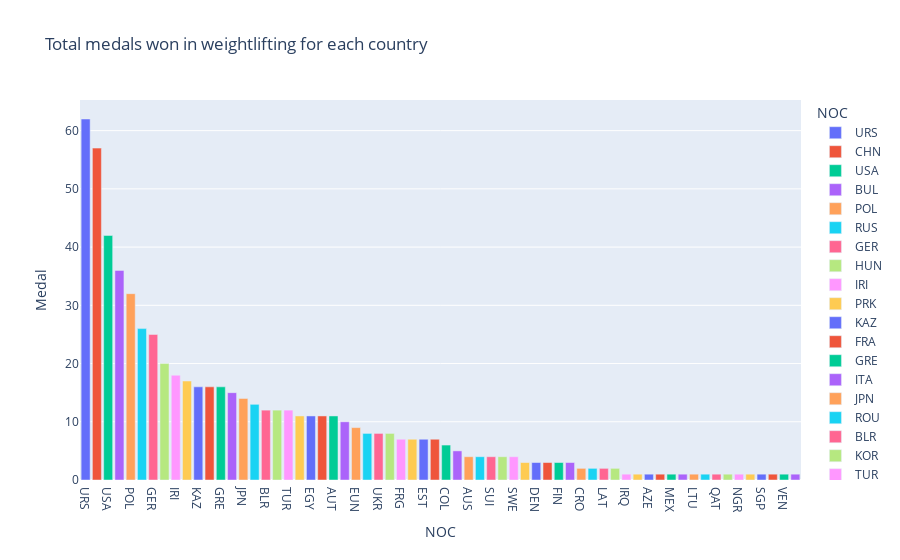

The notebook cell this image was saved under:
### Code cell
# Välj 2-4 sporter, medaljfördelning mellan länder i sporterna
# Sporter = Weightlifting, Archery, Gymnastics

weightlifting = (df["Sport"] == "Weightlifting") & (df["Medal"].notna())
df[weightlifting].head()                            # går också att få samma output med df.loc[weightlifting]

medals_in_weightlifting = df[weightlifting].groupby("NOC")[["Medal"]].count().sort_values(by="Medal",ascending=False).reset_index()

fig = px.bar(medals_in_weightlifting, 
            x= "NOC",
            y = "Medal",
            color="NOC",
            title= "Total medals won in weightlifting for each country")

fig.show()

### Figure 1 — Plotly figure (JSON) as saved in the notebook; plotly's stock layout.template omitted (floating-point values rounded to 4 significant figures)
{"data": [{"alignmentgroup": "True", "hovertemplate": "NOC=%{x}<br>Medal=%{y}<extra></extra>", "legendgroup": "URS", "marker": {"color": "#636efa", "pattern": {"shape": ""}}, "name": "URS", "offsetgroup": "URS", "orientation": "v", "showlegend": true, "textposition": "auto", "type": "bar", "x": ["URS"], "xaxis": "x", "y": [62], "yaxis": "y"}, {"alignmentgroup": "True", "hovertemplate": "NOC=%{x}<br>Medal=%{y}<extra></extra>", "legendgroup": "CHN", "marker": {"color": "#EF553B", "pattern": {"shape": ""}}, "name": "CHN", "offsetgroup": "CHN", "orientation": "v", "showlegend": true, "textposition": "auto", "type": "bar", "x": ["CHN"], "xaxis": "x", "y": [57], "yaxis": "y"}, {"alignmentgroup": "True", "hovertemplate": "NOC=%{x}<br>Medal=%{y}<extra></extra>", "legendgroup": "USA", "marker": {"color": "#00cc96", "pattern": {"shape": ""}}, "name": "USA", "offsetgroup": "USA", "orientation": "v", "showlegend": true, "textposition": "auto", "type": "bar", "x": ["USA"], "xaxis": "x", "y": [42], "yaxis": "y"}, {"alignmentgroup": "True", "hovertemplate": "NOC=%{x}<br>Medal=%{y}<extra></extra>", "legendgroup": "BUL", "marker": {"color": "#ab63fa", "pattern": {"shape": ""}}, "name": "BUL", "offsetgroup": "BUL", "orientation": "v", "showlegend": true, "textposition": "auto", "type": "bar", "x": ["BUL"], "xaxis": "x", "y": [36], "yaxis": "y"}, {"alignmentgroup": "True", "hovertemplate": "NOC=%{x}<br>Medal=%{y}<extra></extra>", "legendgroup": "POL", "marker": {"color": "#FFA15A", "pattern": {"shape": ""}}, "name": "POL", "offsetgroup": "POL", "orientation": "v", "showlegend": true, "textposition": "auto", "type": "bar", "x": ["POL"], "xaxis": "x", "y": [32], "yaxis": "y"}, {"alignmentgroup": "True", "hovertemplate": "NOC=%{x}<br>Medal=%{y}<extra></extra>", "legendgroup": "RUS", "marker": {"color": "#19d3f3", "pattern": {"shape": ""}}, "name": "RUS", "offsetgroup": "RUS", "orientation": "v", "showlegend": true, "textposition": "auto", "type": "bar", "x": ["RUS"], "xaxis": "x", "y": [26], "yaxis": "y"}, {"alignmentgroup": "True", "hovertemplate": "NOC=%{x}<br>Medal=%{y}<extra></extra>", "legendgroup": "GER", "marker": {"color": "#FF6692", "pattern": {"shape": ""}}, "name": "GER", "offsetgroup": "GER", "orientation": "v", "showlegend": true, "textposition": "auto", "type": "bar", "x": ["GER"], "xaxis": "x", "y": [25], "yaxis": "y"}, {"alignmentgroup": "True", "hovertemplate": "NOC=%{x}<br>Medal=%{y}<extra></extra>", "legendgroup": "HUN", "marker": {"color": "#B6E880", "pattern": {"shape": ""}}, "name": "HUN", "offsetgroup": "HUN", "orientation": "v", "showlegend": true, "textposition": "auto", "type": "bar", "x": ["HUN"], "xaxis": "x", "y": [20], "yaxis": "y"}, {"alignmentgroup": "True", "hovertemplate": "NOC=%{x}<br>Medal=%{y}<extra></extra>", "legendgroup": "IRI", "marker": {"color": "#FF97FF", "pattern": {"shape": ""}}, "name": "IRI", "offsetgroup": "IRI", "orientation": "v", "showlegend": true, "textposition": "auto", "type": "bar", "x": ["IRI"], "xaxis": "x", "y": [18], "yaxis": "y"}, {"alignmentgroup": "True", "hovertemplate": "NOC=%{x}<br>Medal=%{y}<extra></extra>", "legendgroup": "PRK", "marker": {"color": "#FECB52", "pattern": {"shape": ""}}, "name": "PRK", "offsetgroup": "PRK", "orientation": "v", "showlegend": true, "textposition": "auto", "type": "bar", "x": ["PRK"], "xaxis": "x", "y": [17], "yaxis": "y"}, {"alignmentgroup": "True", "hovertemplate": "NOC=%{x}<br>Medal=%{y}<extra></extra>", "legendgroup": "KAZ", "marker": {"color": "#636efa", "pattern": {"shape": ""}}, "name": "KAZ", "offsetgroup": "KAZ", "orientation": "v", "showlegend": true, "textposition": "auto", "type": "bar", "x": ["KAZ"], "xaxis": "x", "y": [16], "yaxis": "y"}, {"alignmentgroup": "True", "hovertemplate": "NOC=%{x}<br>Medal=%{y}<extra></extra>", "legendgroup": "FRA", "marker": {"color": "#EF553B", "pattern": {"shape": ""}}, "name": "FRA", "offsetgroup": "FRA", "orientation": "v", "showlegend": true, "textposition": "auto", "type": "bar", "x": ["FRA"], "xaxis": "x", "y": [16], "yaxis": "y"}, {"alignmentgroup": "True", "hovertemplate": "NOC=%{x}<br>Medal=%{y}<extra></extra>", "legendgroup": "GRE", "marker": {"color": "#00cc96", "pattern": {"shape": ""}}, "name": "GRE", "offsetgroup": "GRE", "orientation": "v", "showlegend": true, "textposition": "auto", "type": "bar", "x": ["GRE"], "xaxis": "x", "y": [16], "yaxis": "y"}, {"alignmentgroup": "True", "hovertemplate": "NOC=%{x}<br>Medal=%{y}<extra></extra>", "legendgroup": "ITA", "marker": {"color": "#ab63fa", "pattern": {"shape": ""}}, "name": "ITA", "offsetgroup": "ITA", "orientation": "v", "showlegend": true, "textposition": "auto", "type": "bar", "x": ["ITA"], "xaxis": "x", "y": [15], "yaxis": "y"}, {"alignmentgroup": "True", "hovertemplate": "NOC=%{x}<br>Medal=%{y}<extra></extra>", "legendgroup": "JPN", "marker": {"color": "#FFA15A", "pattern": {"shape": ""}}, "name": "JPN", "offsetgroup": "JPN", "orientation": "v", "showlegend": true, "textposition": "auto", "type": "bar", "x": ["JPN"], "xaxis": "x", "y": [14], "yaxis": "y"}, {"alignmentgroup": "True", "hovertemplate": "NOC=%{x}<br>Medal=%{y}<extra></extra>", "legendgroup": "ROU", "marker": {"color": "#19d3f3", "pattern": {"shape": ""}}, "name": "ROU", "offsetgroup": "ROU", "orientation": "v", "showlegend": true, "textposition": "auto", "type": "bar", "x": ["ROU"], "xaxis": "x", "y": [13], "yaxis": "y"}, {"alignmentgroup": "True", "hovertemplate": "NOC=%{x}<br>Medal=%{y}<extra></extra>", "legendgroup": "BLR", "marker": {"color": "#FF6692", "pattern": {"shape": ""}}, "name": "BLR", "offsetgroup": "BLR", "orientation": "v", "showlegend": true, "textposition": "auto", "type": "bar", "x": ["BLR"], "xaxis": "x", "y": [12], "yaxis": "y"}, {"alignmentgroup": "True", "hovertemplate": "NOC=%{x}<br>Medal=%{y}<extra></extra>", "legendgroup": "KOR", "marker": {"color": "#B6E880", "pattern": {"shape": ""}}, "name": "KOR", "offsetgroup": "KOR", "orientation": "v", "showlegend": true, "textposition": "auto", "type": "bar", "x": ["KOR"], "xaxis": "x", "y": [12], "yaxis": "y"}, {"alignmentgroup": "True", "hovertemplate": "NOC=%{x}<br>Medal=%{y}<extra></extra>", "legendgroup": "TUR", "marker": {"color": "#FF97FF", "pattern": {"shape": ""}}, "name": "TUR", "offsetgroup": "TUR", "orientation": "v", "showlegend": true, "textposition": "auto", "type": "bar", "x": ["TUR"], "xaxis": "x", "y": [12], "yaxis": "y"}, {"alignmentgroup": "True", "hovertemplate": "NOC=%{x}<br>Medal=%{y}<extra></extra>", "legendgroup": "GDR", "marker": {"color": "#FECB52", "pattern": {"shape": ""}}, "name": "GDR", "offsetgroup": "GDR", "orientation": "v", "showlegend": true, "textposition": "auto", "type": "bar", "x": ["GDR"], "xaxis": "x", "y": [11], "yaxis": "y"}, {"alignmentgroup": "True", "hovertemplate": "NOC=%{x}<br>Medal=%{y}<extra></extra>", "legendgroup": "EGY", "marker": {"color": "#636efa", "pattern": {"shape": ""}}, "name": "EGY", "offsetgroup": "EGY", "orientation": "v", "showlegend": true, "textposition": "auto", "type": "bar", "x": ["EGY"], "xaxis": "x", "y": [11], "yaxis": "y"}, {"alignmentgroup": "True", "hovertemplate": "NOC=%{x}<br>Medal=%{y}<extra></extra>", "legendgroup": "THA", "marker": {"color": "#EF553B", "pattern": {"shape": ""}}, "name": "THA", "offsetgroup": "THA", "orientation": "v", "showlegend": true, "textposition": "auto", "type": "bar", "x": ["THA"], "xaxis": "x", "y": [11], "yaxis": "y"}, {"alignmentgroup": "True", "hovertemplate": "NOC=%{x}<br>Medal=%{y}<extra></extra>", "legendgroup": "AUT", "marker": {"color": "#00cc96", "pattern": {"shape": ""}}, "name": "AUT", "offsetgroup": "AUT", "orientation": "v", "showlegend": true, "textposition": "auto", "type": "bar", "x": ["AUT"], "xaxis": "x", "y": [11], "yaxis": "y"}, {"alignmentgroup": "True", "hovertemplate": "NOC=%{x}<br>Medal=%{y}<extra></extra>", "legendgroup": "INA", "marker": {"color": "#ab63fa", "pattern": {"shape": ""}}, "name": "INA", "offsetgroup": "INA", "orientation": "v", "showlegend": true, "textposition": "auto", "type": "bar", "x": ["INA"], "xaxis": "x", "y": [10], "yaxis": "y"}, {"alignmentgroup": "True", "hovertemplate": "NOC=%{x}<br>Medal=%{y}<extra></extra>", "legendgroup": "EUN", "marker": {"color": "#FFA15A", "pattern": {"shape": ""}}, "name": "EUN", "offsetgroup": "EUN", "orientation": "v", "showlegend": true, "textposition": "auto", "type": "bar", "x": ["EUN"], "xaxis": "x", "y": [9], "yaxis": "y"}, {"alignmentgroup": "True", "hovertemplate": "NOC=%{x}<br>Medal=%{y}<extra></extra>", "legendgroup": "TPE", "marker": {"color": "#19d3f3", "pattern": {"shape": ""}}, "name": "TPE", "offsetgroup": "TPE", "orientation": "v", "showlegend": true, "textposition": "auto", "type": "bar", "x": ["TPE"], "xaxis": "x", "y": [8], "yaxis": "y"}, {"alignmentgroup": "True", "hovertemplate": "NOC=%{x}<br>Medal=%{y}<extra></extra>", "legendgroup": "UKR", "marker": {"color": "#FF6692", "pattern": {"shape": ""}}, "name": "UKR", "offsetgroup": "UKR", "orientation": "v", "showlegend": true, "textposition": "auto", "type": "bar", "x": ["UKR"], "xaxis": "x", "y": [8], "yaxis": "y"}, {"alignmentgroup": "True", "hovertemplate": "NOC=%{x}<br>Medal=%{y}<extra></extra>", "legendgroup": "TCH", "marker": {"color": "#B6E880", "pattern": {"shape": ""}}, "name": "TCH", "offsetgroup": "TCH", "orientation": "v", "showlegend": true, "textposition": "auto", "type": "bar", "x": ["TCH"], "xaxis": "x", "y": [8], "yaxis": "y"}, {"alignmentgroup": "True", "hovertemplate": "NOC=%{x}<br>Medal=%{y}<extra></extra>", "legendgroup": "FRG", "marker": {"color": "#FF97FF", "pattern": {"shape": ""}}, "name": "FRG", "offsetgroup": "FRG", "orientation": "v", "showlegend": true, "textposition": "auto", "type": "bar", "x": ["FRG"], "xaxis": "x", "y": [7], "yaxis": "y"}, {"alignmentgroup": "True", "hovertemplate": "NOC=%{x}<br>Medal=%{y}<extra></extra>", "legendgroup": "GBR", "marker": {"color": "#FECB52", "pattern": {"shape": ""}}, "name": "GBR", "offsetgroup": "GBR", "orientation": "v", "showlegend": true, "textposition": "auto", "type": "bar", "x": ["GBR"], "xaxis": "x", "y": [7], "yaxis": "y"}, {"alignmentgroup": "True", "hovertemplate": "NOC=%{x}<br>Medal=%{y}<extra></extra>", "legendgroup": "EST", "marker": {"color": "#636efa", "pattern": {"shape": ""}}, "name": "EST", "offsetgroup": "EST", "orientation": "v", "showlegend": true, "textposition": "auto", "type": "bar", "x": ["EST"], "xaxis": "x", "y": [7], "yaxis": "y"}, {"alignmentgroup": "True", "hovertemplate": "NOC=%{x}<br>Medal=%{y}<extra></extra>", "legendgroup": "ARM", "marker": {"color": "#EF553B", "pattern": {"shape": ""}}, "name": "ARM", "offsetgroup": "ARM", "orientation": "v", "showlegend": true, "textposition": "auto", "type": "bar", "x": ["ARM"], "xaxis": "x", "y": [7], "yaxis": "y"}, {"alignmentgroup": "True", "hovertemplate": "NOC=%{x}<br>Medal=%{y}<extra></extra>", "legendgroup": "COL", "marker": {"color": "#00cc96", "pattern": {"shape": ""}}, "name": "COL", "offsetgroup": "COL", "orientation": "v", "showlegend": true, "textposition": "auto", "type": "bar", "x": ["COL"], "xaxis": "x", "y": [6], "yaxis": "y"}, {"alignmentgroup": "True", "hovertemplate": "NOC=%{x}<br>Medal=%{y}<extra></extra>", "legendgroup": "CUB", "marker": {"color": "#ab63fa", "pattern": {"shape": ""}}, "name": "CUB", "offsetgroup": "CUB", "orientation": "v", "showlegend": true, "textposition": "auto", "type": "bar", "x": ["CUB"], "xaxis": "x", "y": [5], "yaxis": "y"}, {"alignmentgroup": "True", "hovertemplate": "NOC=%{x}<br>Medal=%{y}<extra></extra>", "legendgroup": "AUS", "marker": {"color": "#FFA15A", "pattern": {"shape": ""}}, "name": "AUS", "offsetgroup": "AUS", "orientation": "v", "showlegend": true, "textposition": "auto", "type": "bar", "x": ["AUS"], "xaxis": "x", "y": [4], "yaxis": "y"}, {"alignmentgroup": "True", "hovertemplate": "NOC=%{x}<br>Medal=%{y}<extra></extra>", "legendgroup": "GEO", "marker": {"color": "#19d3f3", "pattern": {"shape": ""}}, "name": "GEO", "offsetgroup": "GEO", "orientation": "v", "showlegend": true, "textposition": "auto", "type": "bar", "x": ["GEO"], "xaxis": "x", "y": [4], "yaxis": "y"}, {"alignmentgroup": "True", "hovertemplate": "NOC=%{x}<br>Medal=%{y}<extra></extra>", "legendgroup": "SUI", "marker": {"color": "#FF6692", "pattern": {"shape": ""}}, "name": "SUI", "offsetgroup": "SUI", "orientation": "v", "showlegend": true, "textposition": "auto", "type": "bar", "x": ["SUI"], "xaxis": "x", "y": [4], "yaxis": "y"}, {"alignmentgroup": "True", "hovertemplate": "NOC=%{x}<br>Medal=%{y}<extra></extra>", "legendgroup": "BEL", "marker": {"color": "#B6E880", "pattern": {"shape": ""}}, "name": "BEL", "offsetgroup": "BEL", "orientation": "v", "showlegend": true, "textposition": "auto", "type": "bar", "x": ["BEL"], "xaxis": "x", "y": [4], "yaxis": "y"}, {"alignmentgroup": "True", "hovertemplate": "NOC=%{x}<br>Medal=%{y}<extra></extra>", "legendgroup": "SWE", "marker": {"color": "#FF97FF", "pattern": {"shape": ""}}, "name": "SWE", "offsetgroup": "SWE", "orientation": "v", "showlegend": true, "textposition": "auto", "type": "bar", "x": ["SWE"], "xaxis": "x", "y": [4], "yaxis": "y"}, {"alignmentgroup": "True", "hovertemplate": "NOC=%{x}<br>Medal=%{y}<extra></extra>", "legendgroup": "NED", "marker": {"color": "#FECB52", "pattern": {"shape": ""}}, "name": "NED", "offsetgroup": "NED", "orientation": "v", "showlegend": true, "textposition": "auto", "type": "bar", "x": ["NED"], "xaxis": "x", "y": [3], "yaxis": "y"}, {"alignmentgroup": "True", "hovertemplate": "NOC=%{x}<br>Medal=%{y}<extra></extra>", "legendgroup": "DEN", "marker": {"color": "#636efa", "pattern": {"shape": ""}}, "name": "DEN", "offsetgroup": "DEN", "orientation": "v", "showlegend": true, "textposition": "auto", "type": "bar", "x": ["DEN"], "xaxis": "x", "y": [3], "yaxis": "y"}, {"alignmentgroup": "True", "hovertemplate": "NOC=%{x}<br>Medal=%{y}<extra></extra>", "legendgroup": "TTO", "marker": {"color": "#EF553B", "pattern": {"shape": ""}}, "name": "TTO", "offsetgroup": "TTO", "orientation": "v", "showlegend": true, "textposition": "auto", "type": "bar", "x": ["TTO"], "xaxis": "x", "y": [3], "yaxis": "y"}, {"alignmentgroup": "True", "hovertemplate": "NOC=%{x}<br>Medal=%{y}<extra></extra>", "legendgroup": "FIN", "marker": {"color": "#00cc96", "pattern": {"shape": ""}}, "name": "FIN", "offsetgroup": "FIN", "orientation": "v", "showlegend": true, "textposition": "auto", "type": "bar", "x": ["FIN"], "xaxis": "x", "y": [3], "yaxis": "y"}, {"alignmentgroup": "True", "hovertemplate": "NOC=%{x}<br>Medal=%{y}<extra></extra>", "legendgroup": "CAN", "marker": {"color": "#ab63fa", "pattern": {"shape": ""}}, "name": "CAN", "offsetgroup": "CAN", "orientation": "v", "showlegend": true, "textposition": "auto", "type": "bar", "x": ["CAN"], "xaxis": "x", "y": [3], "yaxis": "y"}, {"alignmentgroup": "True", "hovertemplate": "NOC=%{x}<br>Medal=%{y}<extra></extra>", "legendgroup": "CRO", "marker": {"color": "#FFA15A", "pattern": {"shape": ""}}, "name": "CRO", "offsetgroup": "CRO", "orientation": "v", "showlegend": true, "textposition": "auto", "type": "bar", "x": ["CRO"], "xaxis": "x", "y": [2], "yaxis": "y"}, {"alignmentgroup": "True", "hovertemplate": "NOC=%{x}<br>Medal=%{y}<extra></extra>", "legendgroup": "ARG", "marker": {"color": "#19d3f3", "pattern": {"shape": ""}}, "name": "ARG", "offsetgroup": "ARG", "orientation": "v", "showlegend": true, "textposition": "auto", "type": "bar", "x": ["ARG"], "xaxis": "x", "y": [2], "yaxis": "y"}, {"alignmentgroup": "True", "hovertemplate": "NOC=%{x}<br>Medal=%{y}<extra></extra>", "legendgroup": "LAT", "marker": {"color": "#FF6692", "pattern": {"shape": ""}}, "name": "LAT", "offsetgroup": "LAT", "orientation": "v", "showlegend": true, "textposition": "auto", "type": "bar", "x": ["LAT"], "xaxis": "x", "y": [2], "yaxis": "y"}, {"alignmentgroup": "True", "hovertemplate": "NOC=%{x}<br>Medal=%{y}<extra></extra>", "legendgroup": "MDA", "marker": {"color": "#B6E880", "pattern": {"shape": ""}}, "name": "MDA", "offsetgroup": "MDA", "orientation": "v", "showlegend": true, "textposition": "auto", "type": "bar", "x": ["MDA"], "xaxis": "x", "y": [2], "yaxis": "y"}, {"alignmentgroup": "True", "hovertemplate": "NOC=%{x}<br>Medal=%{y}<extra></extra>", "legendgroup": "IRQ", "marker": {"color": "#FF97FF", "pattern": {"shape": ""}}, "name": "IRQ", "offsetgroup": "IRQ", "orientation": "v", "showlegend": true, "textposition": "auto", "type": "bar", "x": ["IRQ"], "xaxis": "x", "y": [1], "yaxis": "y"}, {"alignmentgroup": "True", "hovertemplate": "NOC=%{x}<br>Medal=%{y}<extra></extra>", "legendgroup": "IND", "marker": {"color": "#FECB52", "pattern": {"shape": ""}}, "name": "IND", "offsetgroup": "IND", "orientation": "v", "showlegend": true, "textposition": "auto", "type": "bar", "x": ["IND"], "xaxis": "x", "y": [1], "yaxis": "y"}, {"alignmentgroup": "True", "hovertemplate": "NOC=%{x}<br>Medal=%{y}<extra></extra>", "legendgroup": "AZE", "marker": {"color": "#636efa", "pattern": {"shape": ""}}, "name": "AZE", "offsetgroup": "AZE", "orientation": "v", "showlegend": true, "textposition": "auto", "type": "bar", "x": ["AZE"], "xaxis": "x", "y": [1], "yaxis": "y"}, {"alignmentgroup": "True", "hovertemplate": "NOC=%{x}<br>Medal=%{y}<extra></extra>", "legendgroup": "ESP", "marker": {"color": "#EF553B", "pattern": {"shape": ""}}, "name": "ESP", "offsetgroup": "ESP", "orientation": "v", "showlegend": true, "textposition": "auto", "type": "bar", "x": ["ESP"], "xaxis": "x", "y": [1], "yaxis": "y"}, {"alignmentgroup": "True", "hovertemplate": "NOC=%{x}<br>Medal=%{y}<extra></extra>", "legendgroup": "MEX", "marker": {"color": "#00cc96", "pattern": {"shape": ""}}, "name": "MEX", "offsetgroup": "MEX", "orientation": "v", "showlegend": true, "textposition": "auto", "type": "bar", "x": ["MEX"], "xaxis": "x", "y": [1], "yaxis": "y"}, {"alignmentgroup": "True", "hovertemplate": "NOC=%{x}<br>Medal=%{y}<extra></extra>", "legendgroup": "LIB", "marker": {"color": "#ab63fa", "pattern": {"shape": ""}}, "name": "LIB", "offsetgroup": "LIB", "orientation": "v", "showlegend": true, "textposition": "auto", "type": "bar", "x": ["LIB"], "xaxis": "x", "y": [1], "yaxis": "y"}, {"alignmentgroup": "True", "hovertemplate": "NOC=%{x}<br>Medal=%{y}<extra></extra>", "legendgroup": "LTU", "marker": {"color": "#FFA15A", "pattern": {"shape": ""}}, "name": "LTU", "offsetgroup": "LTU", "orientation": "v", "showlegend": true, "textposition": "auto", "type": "bar", "x": ["LTU"], "xaxis": "x", "y": [1], "yaxis": "y"}, {"alignmentgroup": "True", "hovertemplate": "NOC=%{x}<br>Medal=%{y}<extra></extra>", "legendgroup": "LUX", "marker": {"color": "#19d3f3", "pattern": {"shape": ""}}, "name": "LUX", "offsetgroup": "LUX", "orientation": "v", "showlegend": true, "textposition": "auto", "type": "bar", "x": ["LUX"], "xaxis": "x", "y": [1], "yaxis": "y"}, {"alignmentgroup": "True", "hovertemplate": "NOC=%{x}<br>Medal=%{y}<extra></extra>", "legendgroup": "QAT", "marker": {"color": "#FF6692", "pattern": {"shape": ""}}, "name": "QAT", "offsetgroup": "QAT", "orientation": "v", "showlegend": true, "textposition": "auto", "type": "bar", "x": ["QAT"], "xaxis": "x", "y": [1], "yaxis": "y"}, {"alignmentgroup": "True", "hovertemplate": "NOC=%{x}<br>Medal=%{y}<extra></extra>", "legendgroup": "PHI", "marker": {"color": "#B6E880", "pattern": {"shape": ""}}, "name": "PHI", "offsetgroup": "PHI", "orientation": "v", "showlegend": true, "textposition": "auto", "type": "bar", "x": ["PHI"], "xaxis": "x", "y": [1], "yaxis": "y"}, {"alignmentgroup": "True", "hovertemplate": "NOC=%{x}<br>Medal=%{y}<extra></extra>", "legendgroup": "NGR", "marker": {"color": "#FF97FF", "pattern": {"shape": ""}}, "name": "NGR", "offsetgroup": "NGR", "orientation": "v", "showlegend": true, "textposition": "auto", "type": "bar", "x": ["NGR"], "xaxis": "x", "y": [1], "yaxis": "y"}, {"alignmentgroup": "True", "hovertemplate": "NOC=%{x}<br>Medal=%{y}<extra></extra>", "legendgroup": "NOR", "marker": {"color": "#FECB52", "pattern": {"shape": ""}}, "name": "NOR", "offsetgroup": "NOR", "orientation": "v", "showlegend": true, "textposition": "auto", "type": "bar", "x": ["NOR"], "xaxis": "x", "y": [1], "yaxis": "y"}, {"alignmentgroup": "True", "hovertemplate": "NOC=%{x}<br>Medal=%{y}<extra></extra>", "legendgroup": "SGP", "marker": {"color": "#636efa", "pattern": {"shape": ""}}, "name": "SGP", "offsetgroup": "SGP", "orientation": "v", "showlegend": true, "textposition": "auto", "type": "bar", "x": ["SGP"], "xaxis": "x", "y": [1], "yaxis": "y"}, {"alignmentgroup": "True", "hovertemplate": "NOC=%{x}<br>Medal=%{y}<extra></extra>", "legendgroup": "UZB", "marker": {"color": "#EF553B", "pattern": {"shape": ""}}, "name": "UZB", "offsetgroup": "UZB", "orientation": "v", "showlegend": true, "textposition": "auto", "type": "bar", "x": ["UZB"], "xaxis": "x", "y": [1], "yaxis": "y"}, {"alignmentgroup": "True", "hovertemplate": "NOC=%{x}<br>Medal=%{y}<extra></extra>", "legendgroup": "VEN", "marker": {"color": "#00cc96", "pattern": {"shape": ""}}, "name": "VEN", "offsetgroup": "VEN", "orientation": "v", "showlegend": true, "textposition": "auto", "type": "bar", "x": ["VEN"], "xaxis": "x", "y": [1], "yaxis": "y"}, {"alignmentgroup": "True", "hovertemplate": "NOC=%{x}<br>Medal=%{y}<extra></extra>", "legendgroup": "VIE", "marker": {"color": "#ab63fa", "pattern": {"shape": ""}}, "name": "VIE", "offsetgroup": "VIE", "orientation": "v", "showlegend": true, "textposition": "auto", "type": "bar", "x": ["VIE"], "xaxis": "x", "y": [1], "yaxis": "y"}], "layout": {"barmode": "relative", "legend": {"title": {"text": "NOC"}, "tracegroupgap": 0}, "title": {"text": "Total medals won in weightlifting for each country"}, "xaxis": {"anchor": "y", "categoryarray": ["URS", "CHN", "USA", "BUL", "POL", "RUS", "GER", "HUN", "IRI", "PRK", "KAZ", "FRA", "GRE", "ITA", "JPN", "ROU", "BLR", "KOR", "TUR", "GDR", "EGY", "THA", "AUT", "INA", "EUN", "TPE", "UKR", "TCH", "FRG", "GBR", "EST", "ARM", "COL", "CUB", "AUS", "GEO", "SUI", "BEL", "SWE", "NED", "DEN", "TTO", "FIN", "CAN", "CRO", "ARG", "LAT", "MDA", "IRQ", "IND", "AZE", "ESP", "MEX", "LIB", "LTU", "LUX", "QAT", "PHI", "NGR", "NOR", "SGP", "UZB", "VEN", "VIE"], "categoryorder": "array", "domain": [0, 1], "title": {"text": "NOC"}}, "yaxis": {"anchor": "x", "domain": [0, 1], "title": {"text": "Medal"}}}}
